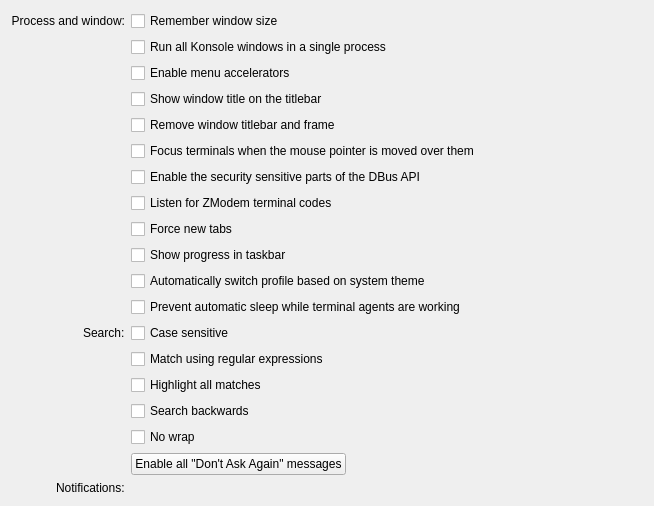
<?xml version="1.0" encoding="UTF-8"?>
<ui version="4.0">
 <class>GeneralSettings</class>
 <widget class="QWidget" name="GeneralSettings">
  <property name="geometry">
   <rect>
    <x>0</x>
    <y>0</y>
    <width>654</width>
    <height>483</height>
   </rect>
  </property>
  <property name="sizePolicy">
   <sizepolicy hsizetype="Preferred" vsizetype="Preferred">
    <horstretch>1</horstretch>
    <verstretch>0</verstretch>
   </sizepolicy>
  </property>
  <layout class="QVBoxLayout" name="verticalLayout">
   <property name="spacing">
    <number>0</number>
   </property>
   <item>
    <layout class="QGridLayout">
     <property name="leftMargin">
      <number>0</number>
     </property>
     <property name="topMargin">
      <number>0</number>
     </property>
     <property name="rightMargin">
      <number>0</number>
     </property>
     <property name="bottomMargin">
      <number>0</number>
     </property>
     <property name="spacing">
      <number>6</number>
     </property>
     <item row="1" column="2">
      <widget class="QCheckBox" name="kcfg_UseSingleInstance">
       <property name="sizePolicy">
        <sizepolicy hsizetype="Preferred" vsizetype="Fixed">
         <horstretch>0</horstretch>
         <verstretch>0</verstretch>
        </sizepolicy>
       </property>
       <property name="toolTip">
        <string>When launching Konsole re-use existing process if possible</string>
       </property>
       <property name="text">
        <string>Run all Konsole windows in a single process</string>
       </property>
      </widget>
     </item>
     <item row="18" column="2">
      <spacer>
       <property name="orientation">
        <enum>Qt::Orientation::Vertical</enum>
       </property>
       <property name="sizeType">
        <enum>QSizePolicy::Policy::Fixed</enum>
       </property>
       <property name="sizeHint" stdset="0">
        <size>
         <width>20</width>
         <height>16</height>
        </size>
       </property>
      </spacer>
     </item>
     <item row="0" column="2">
      <widget class="QCheckBox" name="kcfg_RememberWindowSize">
       <property name="sizePolicy">
        <sizepolicy hsizetype="Preferred" vsizetype="Fixed">
         <horstretch>0</horstretch>
         <verstretch>0</verstretch>
        </sizepolicy>
       </property>
       <property name="toolTip">
        <string>If enabled, profile settings will be ignored</string>
       </property>
       <property name="text">
        <string>Remember window size</string>
       </property>
      </widget>
     </item>
     <item row="8" column="2">
      <widget class="QCheckBox" name="kcfg_ForceNewTabs">
       <property name="text">
        <string>Force new tabs</string>
       </property>
      </widget>
     </item>
     <item row="7" column="2">
      <widget class="QCheckBox" name="kcfg_ListenForZModemTerminalCodes">
       <property name="text">
        <string>Listen for ZModem terminal codes</string>
       </property>
      </widget>
     </item>
     <item row="9" column="2">
      <widget class="QCheckBox" name="kcfg_ShowProgressInTaskBar">
       <property name="text">
        <string>Show progress in taskbar</string>
       </property>
      </widget>
     </item>
     <item row="10" column="2">
      <widget class="QCheckBox" name="kcfg_SyncProfileWithSystemTheme">
       <property name="text">
        <string>Automatically switch profile based on system theme</string>
       </property>
      </widget>
     </item>
     <item row="19" column="0" alignment="Qt::AlignmentFlag::AlignRight">
      <widget class="QLabel" name="label_3">
       <property name="text">
        <string>Notifications:</string>
       </property>
      </widget>
     </item>
     <item row="16" column="2">
      <widget class="QCheckBox" name="kcfg_SearchReverseSearch">
       <property name="sizePolicy">
        <sizepolicy hsizetype="Preferred" vsizetype="Fixed">
         <horstretch>0</horstretch>
         <verstretch>0</verstretch>
        </sizepolicy>
       </property>
       <property name="toolTip">
        <string>Sets whether search should start from the bottom</string>
       </property>
       <property name="text">
        <string>Search backwards</string>
       </property>
      </widget>
     </item>
     <item row="12" column="2">
      <widget class="QCheckBox" name="kcfg_SearchCaseSensitive">
       <property name="sizePolicy">
        <sizepolicy hsizetype="Preferred" vsizetype="Fixed">
         <horstretch>0</horstretch>
         <verstretch>0</verstretch>
        </sizepolicy>
       </property>
       <property name="toolTip">
        <string>Sets whether the search is case sensitive</string>
       </property>
       <property name="text">
        <string>Case sensitive</string>
       </property>
      </widget>
     </item>
     <item row="0" column="0">
      <widget class="QLabel" name="label">
       <property name="text">
        <string>Process and window:</string>
       </property>
       <property name="alignment">
        <set>Qt::AlignmentFlag::AlignRight|Qt::AlignmentFlag::AlignTrailing|Qt::AlignmentFlag::AlignVCenter</set>
       </property>
      </widget>
     </item>
     <item row="14" column="2">
      <widget class="QCheckBox" name="kcfg_SearchHighlightMatches">
       <property name="sizePolicy">
        <sizepolicy hsizetype="Preferred" vsizetype="Fixed">
         <horstretch>0</horstretch>
         <verstretch>0</verstretch>
        </sizepolicy>
       </property>
       <property name="text">
        <string>Highlight all matches</string>
       </property>
      </widget>
     </item>
     <item row="12" column="0" alignment="Qt::AlignmentFlag::AlignRight">
      <widget class="QLabel" name="label_2">
       <property name="text">
        <string comment="@item:intext Search options">Search:</string>
       </property>
      </widget>
     </item>
     <item row="17" column="2">
      <widget class="QCheckBox" name="kcfg_SearchNoWrap">
       <property name="sizePolicy">
        <sizepolicy hsizetype="Preferred" vsizetype="Fixed">
         <horstretch>0</horstretch>
         <verstretch>0</verstretch>
        </sizepolicy>
       </property>
       <property name="toolTip">
        <string>Sets whether search should stop instead of wrapping</string>
       </property>
       <property name="text">
        <string>No wrap</string>
       </property>
      </widget>
     </item>
     <item row="2" column="2">
      <widget class="QCheckBox" name="kcfg_AllowMenuAccelerators">
       <property name="sizePolicy">
        <sizepolicy hsizetype="Preferred" vsizetype="Fixed">
         <horstretch>0</horstretch>
         <verstretch>0</verstretch>
        </sizepolicy>
       </property>
       <property name="text">
        <string>Enable menu accelerators</string>
       </property>
      </widget>
     </item>
     <item row="5" column="2">
      <widget class="QCheckBox" name="kcfg_FocusFollowsMouse">
       <property name="text">
        <string>Focus terminals when the mouse pointer is moved over them</string>
       </property>
      </widget>
     </item>
     <item row="18" column="2">
      <layout class="QHBoxLayout" stretch="0,1">
       <property name="spacing">
        <number>0</number>
       </property>
       <item>
        <widget class="QPushButton" name="enableAllMessagesButton">
         <property name="sizePolicy">
          <sizepolicy hsizetype="Preferred" vsizetype="Fixed">
           <horstretch>0</horstretch>
           <verstretch>0</verstretch>
          </sizepolicy>
         </property>
         <property name="toolTip">
          <string>All dialogs will be shown again</string>
         </property>
         <property name="text">
          <string>Enable all &quot;Don't Ask Again&quot; messages</string>
         </property>
        </widget>
       </item>
       <item>
        <spacer>
         <property name="orientation">
          <enum>Qt::Orientation::Horizontal</enum>
         </property>
         <property name="sizeHint" stdset="0">
          <size>
           <width>40</width>
           <height>20</height>
          </size>
         </property>
        </spacer>
       </item>
      </layout>
     </item>
     <item row="3" column="2">
      <widget class="QCheckBox" name="kcfg_ShowWindowTitleOnTitleBar">
       <property name="sizePolicy">
        <sizepolicy hsizetype="Preferred" vsizetype="Fixed">
         <horstretch>0</horstretch>
         <verstretch>0</verstretch>
        </sizepolicy>
       </property>
       <property name="text">
        <string>Show window title on the titlebar</string>
       </property>
      </widget>
     </item>
     <item row="6" column="2">
      <widget class="QCheckBox" name="kcfg_EnableSecuritySensitiveDBusAPI">
       <property name="text">
        <string>Enable the security sensitive parts of the DBus API</string>
       </property>
      </widget>
     </item>
     <item row="4" column="2">
      <widget class="QCheckBox" name="kcfg_RemoveWindowTitleBarAndFrame">
       <property name="text">
        <string>Remove window titlebar and frame</string>
       </property>
      </widget>
     </item>
     <item row="13" column="2">
      <widget class="QCheckBox" name="kcfg_SearchRegExpression">
       <property name="sizePolicy">
        <sizepolicy hsizetype="Preferred" vsizetype="Fixed">
         <horstretch>0</horstretch>
         <verstretch>0</verstretch>
        </sizepolicy>
       </property>
       <property name="text">
        <string>Match using regular expressions</string>
       </property>
      </widget>
     </item>
     <item row="11" column="2">
      <widget class="QCheckBox" name="kcfg_PreventSleepWhileAgentsRun">
       <property name="toolTip">
        <string>The system may sleep normally when agents are idle or waiting for input</string>
       </property>
       <property name="text">
        <string>Prevent automatic sleep while terminal agents are working</string>
       </property>
      </widget>
     </item>
    </layout>
   </item>
   <item>
    <spacer>
     <property name="orientation">
      <enum>Qt::Orientation::Vertical</enum>
     </property>
     <property name="sizeHint" stdset="0">
      <size>
       <width>20</width>
       <height>40</height>
      </size>
     </property>
    </spacer>
   </item>
  </layout>
 </widget>
 <resources/>
 <connections/>
</ui>
